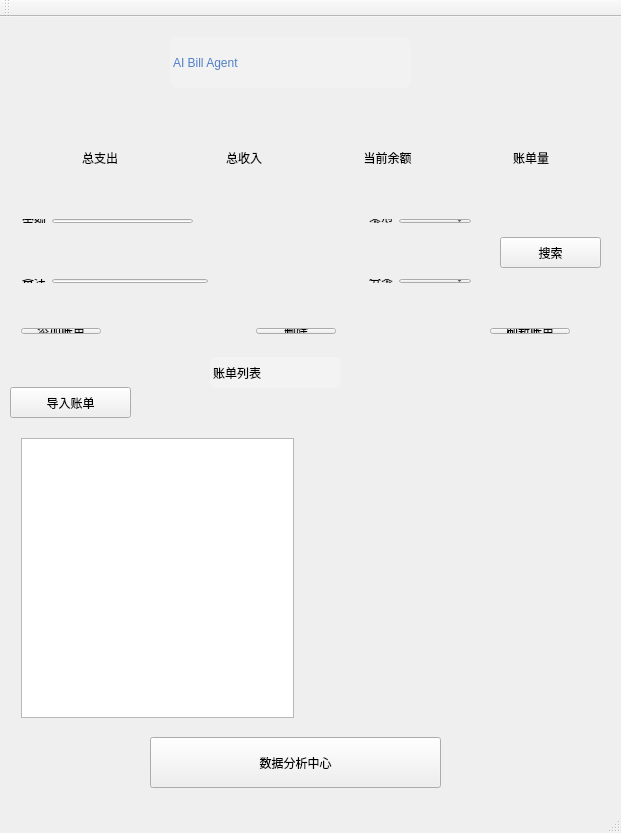
<?xml version="1.0" encoding="UTF-8"?>
<ui version="4.0">
 <class>MainWindow</class>
 <widget class="QMainWindow" name="MainWindow">
  <property name="geometry">
   <rect>
    <x>0</x>
    <y>0</y>
    <width>621</width>
    <height>833</height>
   </rect>
  </property>
  <property name="windowTitle">
   <string>MainWindow</string>
  </property>
  <widget class="QWidget" name="centralWidget">
   <widget class="QLabel" name="label">
    <property name="geometry">
     <rect>
      <x>170</x>
      <y>20</y>
      <width>241</width>
      <height>51</height>
     </rect>
    </property>
    <property name="styleSheet">
     <string notr="true">font: bold 19pt &quot;微软雅黑&quot;;
color: #507fc8;
qproperty-alignment: AlignCenter;
padding:10px 0px;
background-color:rgba(255,255,255,0.2);
border-radius:8px;</string>
    </property>
    <property name="text">
     <string>AI Bill Agent</string>
    </property>
   </widget>
   <widget class="QLabel" name="label_6">
    <property name="geometry">
     <rect>
      <x>210</x>
      <y>340</y>
      <width>131</width>
      <height>31</height>
     </rect>
    </property>
    <property name="styleSheet">
     <string notr="true">font: bold 14px &quot;微软雅黑&quot;;
color:#000000;
qproperty-alignment: AlignCenter;
padding:5px 0px;
background-color:rgba(255,255,255,0.25);
border-radius:6px;</string>
    </property>
    <property name="text">
     <string>账单列表</string>
    </property>
   </widget>
   <widget class="QWidget" name="layoutWidget">
    <property name="geometry">
     <rect>
      <x>11</x>
      <y>191</y>
      <width>471</width>
      <height>26</height>
     </rect>
    </property>
    <layout class="QHBoxLayout" name="horizontalLayout_4">
     <item>
      <layout class="QHBoxLayout" name="horizontalLayout_2">
       <item>
        <widget class="QLabel" name="label_2">
         <property name="styleSheet">
          <string notr="true">font: bold 15pt &quot;微软雅黑&quot;;</string>
         </property>
         <property name="text">
          <string>金额</string>
         </property>
        </widget>
       </item>
       <item>
        <widget class="QLineEdit" name="editAmount"/>
       </item>
      </layout>
     </item>
     <item>
      <spacer name="horizontalSpacer_3">
       <property name="orientation">
        <enum>Qt::Horizontal</enum>
       </property>
       <property name="sizeHint" stdset="0">
        <size>
         <width>128</width>
         <height>20</height>
        </size>
       </property>
      </spacer>
     </item>
     <item>
      <layout class="QHBoxLayout" name="horizontalLayout_3">
       <item>
        <widget class="QLabel" name="label_3">
         <property name="styleSheet">
          <string notr="true">font: bold 15pt &quot;微软雅黑&quot;;</string>
         </property>
         <property name="text">
          <string>类型</string>
         </property>
        </widget>
       </item>
       <item>
        <widget class="QComboBox" name="cmbType"/>
       </item>
      </layout>
     </item>
    </layout>
   </widget>
   <widget class="QWidget" name="layoutWidget">
    <property name="geometry">
     <rect>
      <x>11</x>
      <y>251</y>
      <width>471</width>
      <height>26</height>
     </rect>
    </property>
    <layout class="QHBoxLayout" name="horizontalLayout_5">
     <item>
      <layout class="QHBoxLayout" name="horizontalLayout">
       <item>
        <widget class="QLabel" name="label_5">
         <property name="styleSheet">
          <string notr="true">font: bold 15pt &quot;微软雅黑&quot;;</string>
         </property>
         <property name="text">
          <string>备注</string>
         </property>
        </widget>
       </item>
       <item>
        <widget class="QLineEdit" name="editRemark"/>
       </item>
       <item>
        <spacer name="horizontalSpacer_4">
         <property name="orientation">
          <enum>Qt::Horizontal</enum>
         </property>
         <property name="sizeHint" stdset="0">
          <size>
           <width>40</width>
           <height>20</height>
          </size>
         </property>
        </spacer>
       </item>
      </layout>
     </item>
     <item>
      <widget class="QLabel" name="label_4">
       <property name="styleSheet">
        <string notr="true">font: bold 15pt &quot;微软雅黑&quot;;</string>
       </property>
       <property name="text">
        <string>分类</string>
       </property>
      </widget>
     </item>
     <item>
      <widget class="QComboBox" name="cmbCategory"/>
     </item>
    </layout>
   </widget>
   <widget class="QWidget" name="layoutWidget">
    <property name="geometry">
     <rect>
      <x>10</x>
      <y>300</y>
      <width>571</width>
      <height>28</height>
     </rect>
    </property>
    <layout class="QHBoxLayout" name="horizontalLayout_6">
     <item>
      <widget class="QPushButton" name="btnAddBill">
       <property name="styleSheet">
        <string notr="true">font: bold 15pt &quot;微软雅黑&quot;;</string>
       </property>
       <property name="text">
        <string>添加账单</string>
       </property>
      </widget>
     </item>
     <item>
      <spacer name="horizontalSpacer_6">
       <property name="orientation">
        <enum>Qt::Horizontal</enum>
       </property>
       <property name="sizeHint" stdset="0">
        <size>
         <width>40</width>
         <height>20</height>
        </size>
       </property>
      </spacer>
     </item>
     <item>
      <widget class="QPushButton" name="btnDeleteBill">
       <property name="styleSheet">
        <string notr="true">font: bold 15pt &quot;微软雅黑&quot;;</string>
       </property>
       <property name="text">
        <string>删除</string>
       </property>
      </widget>
     </item>
     <item>
      <spacer name="horizontalSpacer_7">
       <property name="orientation">
        <enum>Qt::Horizontal</enum>
       </property>
       <property name="sizeHint" stdset="0">
        <size>
         <width>40</width>
         <height>20</height>
        </size>
       </property>
      </spacer>
     </item>
     <item>
      <widget class="QPushButton" name="btnRefresh">
       <property name="styleSheet">
        <string notr="true">font: bold 15pt &quot;微软雅黑&quot;;</string>
       </property>
       <property name="text">
        <string>刷新账单</string>
       </property>
      </widget>
     </item>
    </layout>
   </widget>
   <widget class="QWidget" name="layoutWidget">
    <property name="geometry">
     <rect>
      <x>20</x>
      <y>100</y>
      <width>591</width>
      <height>62</height>
     </rect>
    </property>
    <layout class="QHBoxLayout" name="horizontalLayout_7">
     <item>
      <widget class="QLabel" name="lblExpense">
       <property name="sizePolicy">
        <sizepolicy hsizetype="Preferred" vsizetype="MinimumExpanding">
         <horstretch>0</horstretch>
         <verstretch>0</verstretch>
        </sizepolicy>
       </property>
       <property name="minimumSize">
        <size>
         <width>0</width>
         <height>60</height>
        </size>
       </property>
       <property name="styleSheet">
        <string notr="true">font: bold 15pt &quot;微软雅黑&quot;;</string>
       </property>
       <property name="text">
        <string>总支出</string>
       </property>
       <property name="alignment">
        <set>Qt::AlignCenter</set>
       </property>
       <property name="wordWrap">
        <bool>true</bool>
       </property>
      </widget>
     </item>
     <item>
      <widget class="QLabel" name="lblIncome">
       <property name="sizePolicy">
        <sizepolicy hsizetype="Preferred" vsizetype="MinimumExpanding">
         <horstretch>0</horstretch>
         <verstretch>0</verstretch>
        </sizepolicy>
       </property>
       <property name="minimumSize">
        <size>
         <width>0</width>
         <height>60</height>
        </size>
       </property>
       <property name="styleSheet">
        <string notr="true">font: bold 15pt &quot;微软雅黑&quot;;</string>
       </property>
       <property name="text">
        <string>总收入</string>
       </property>
       <property name="alignment">
        <set>Qt::AlignCenter</set>
       </property>
       <property name="wordWrap">
        <bool>true</bool>
       </property>
      </widget>
     </item>
     <item>
      <widget class="QLabel" name="lblBalance">
       <property name="sizePolicy">
        <sizepolicy hsizetype="Preferred" vsizetype="MinimumExpanding">
         <horstretch>0</horstretch>
         <verstretch>0</verstretch>
        </sizepolicy>
       </property>
       <property name="minimumSize">
        <size>
         <width>0</width>
         <height>60</height>
        </size>
       </property>
       <property name="styleSheet">
        <string notr="true">font: bold 15pt &quot;微软雅黑&quot;;</string>
       </property>
       <property name="text">
        <string>当前余额</string>
       </property>
       <property name="alignment">
        <set>Qt::AlignCenter</set>
       </property>
       <property name="wordWrap">
        <bool>true</bool>
       </property>
      </widget>
     </item>
     <item>
      <widget class="QLabel" name="lblCount">
       <property name="sizePolicy">
        <sizepolicy hsizetype="Preferred" vsizetype="MinimumExpanding">
         <horstretch>0</horstretch>
         <verstretch>0</verstretch>
        </sizepolicy>
       </property>
       <property name="minimumSize">
        <size>
         <width>0</width>
         <height>60</height>
        </size>
       </property>
       <property name="styleSheet">
        <string notr="true">font: bold 15pt &quot;微软雅黑&quot;;</string>
       </property>
       <property name="text">
        <string>账单量</string>
       </property>
       <property name="alignment">
        <set>Qt::AlignCenter</set>
       </property>
       <property name="wordWrap">
        <bool>true</bool>
       </property>
      </widget>
     </item>
    </layout>
   </widget>
   <widget class="QPushButton" name="btnSearch">
    <property name="geometry">
     <rect>
      <x>500</x>
      <y>220</y>
      <width>101</width>
      <height>31</height>
     </rect>
    </property>
    <property name="styleSheet">
     <string notr="true">font: bold 15pt &quot;微软雅黑&quot;;</string>
    </property>
    <property name="text">
     <string>搜索</string>
    </property>
   </widget>
   <widget class="QPushButton" name="btnAnalysis">
    <property name="geometry">
     <rect>
      <x>150</x>
      <y>720</y>
      <width>291</width>
      <height>51</height>
     </rect>
    </property>
    <property name="styleSheet">
     <string notr="true">font: bold 15pt &quot;微软雅黑&quot;;</string>
    </property>
    <property name="text">
     <string>数据分析中心</string>
    </property>
   </widget>
   <widget class="QWidget" name="layoutWidget">
    <property name="geometry">
     <rect>
      <x>10</x>
      <y>410</y>
      <width>601</width>
      <height>302</height>
     </rect>
    </property>
    <layout class="QHBoxLayout" name="horizontalLayout_8" stretch="2,2">
     <item>
      <widget class="QTableWidget" name="tableBill"/>
     </item>
     <item>
      <widget class="QWidget" name="chartWidget" native="true">
       <property name="minimumSize">
        <size>
         <width>300</width>
         <height>300</height>
        </size>
       </property>
      </widget>
     </item>
    </layout>
   </widget>
   <widget class="QPushButton" name="actionImportWechat">
    <property name="geometry">
     <rect>
      <x>10</x>
      <y>370</y>
      <width>121</width>
      <height>31</height>
     </rect>
    </property>
    <property name="styleSheet">
     <string notr="true">font: bold 15pt &quot;微软雅黑&quot;;</string>
    </property>
    <property name="text">
     <string>导入账单</string>
    </property>
   </widget>
  </widget>
  <widget class="QMenuBar" name="menuBar">
   <property name="geometry">
    <rect>
     <x>0</x>
     <y>0</y>
     <width>621</width>
     <height>17</height>
    </rect>
   </property>
  </widget>
  <widget class="QToolBar" name="mainToolBar">
   <attribute name="toolBarArea">
    <enum>TopToolBarArea</enum>
   </attribute>
   <attribute name="toolBarBreak">
    <bool>false</bool>
   </attribute>
  </widget>
  <widget class="QStatusBar" name="statusBar"/>
 </widget>
 <layoutdefault spacing="6" margin="11"/>
 <resources/>
 <connections/>
</ui>
